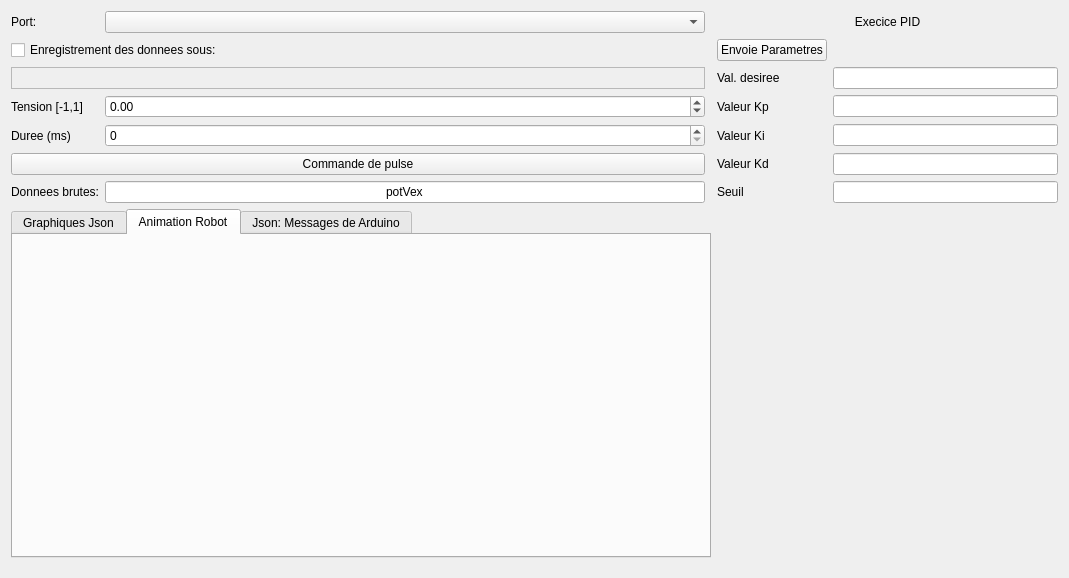
<?xml version="1.0" encoding="UTF-8"?>
<ui version="4.0">
 <class>MainWindow</class>
 <widget class="QMainWindow" name="MainWindow">
  <property name="geometry">
   <rect>
    <x>0</x>
    <y>0</y>
    <width>752</width>
    <height>578</height>
   </rect>
  </property>
  <property name="acceptDrops">
   <bool>false</bool>
  </property>
  <property name="windowTitle">
   <string>Interface Identification</string>
  </property>
  <widget class="QWidget" name="centralWidget">
   <layout class="QGridLayout" name="gridLayout">
    <item row="10" column="1">
     <widget class="QLineEdit" name="JsonKey">
      <property name="text">
       <string>potVex</string>
      </property>
      <property name="alignment">
       <set>Qt::AlignCenter</set>
      </property>
     </widget>
    </item>
    <item row="10" column="4">
     <widget class="QLabel" name="label_11">
      <property name="text">
       <string>Seuil</string>
      </property>
     </widget>
    </item>
    <item row="9" column="4">
     <widget class="QLabel" name="label_10">
      <property name="text">
       <string>Valeur Kd</string>
      </property>
     </widget>
    </item>
    <item row="8" column="5">
     <widget class="QLineEdit" name="lineEdit_Ki"/>
    </item>
    <item row="6" column="4">
     <widget class="QLabel" name="label_7">
      <property name="text">
       <string>Val. desiree</string>
      </property>
     </widget>
    </item>
    <item row="12" column="0" colspan="3">
     <widget class="QTabWidget" name="animTab">
      <property name="minimumSize">
       <size>
        <width>700</width>
        <height>0</height>
       </size>
      </property>
      <property name="currentIndex">
       <number>1</number>
      </property>
      <widget class="QWidget" name="tab">
       <attribute name="title">
        <string>Graphiques Json</string>
       </attribute>
       <widget class="QChartView" name="graph">
        <property name="geometry">
         <rect>
          <x>0</x>
          <y>0</y>
          <width>691</width>
          <height>241</height>
         </rect>
        </property>
       </widget>
      </widget>
      <widget class="QWidget" name="tab_2">
       <attribute name="title">
        <string>Animation Robot</string>
       </attribute>
      </widget>
      <widget class="QWidget" name="Json">
       <property name="whatsThis">
        <string>&lt;html&gt;&lt;head/&gt;&lt;body&gt;&lt;p&gt;json&lt;/p&gt;&lt;/body&gt;&lt;/html&gt;</string>
       </property>
       <attribute name="title">
        <string>Json: Messages de Arduino</string>
       </attribute>
       <widget class="QTextBrowser" name="textBrowser">
        <property name="geometry">
         <rect>
          <x>0</x>
          <y>0</y>
          <width>680</width>
          <height>231</height>
         </rect>
        </property>
        <property name="minimumSize">
         <size>
          <width>680</width>
          <height>0</height>
         </size>
        </property>
        <property name="maximumSize">
         <size>
          <width>206</width>
          <height>280</height>
         </size>
        </property>
        <property name="font">
         <font>
          <pointsize>9</pointsize>
         </font>
        </property>
       </widget>
      </widget>
     </widget>
    </item>
    <item row="6" column="5">
     <widget class="QLineEdit" name="lineEdit_DesVal"/>
    </item>
    <item row="7" column="0">
     <widget class="QLabel" name="label">
      <property name="text">
       <string>Tension [-1,1]</string>
      </property>
     </widget>
    </item>
    <item row="13" column="2">
     <widget class="Line" name="line">
      <property name="orientation">
       <enum>Qt::Horizontal</enum>
      </property>
     </widget>
    </item>
    <item row="7" column="5">
     <widget class="QLineEdit" name="lineEdit_Kp"/>
    </item>
    <item row="9" column="5">
     <widget class="QLineEdit" name="lineEdit_Kd"/>
    </item>
    <item row="9" column="0" colspan="2">
     <widget class="QPushButton" name="pulseButton">
      <property name="text">
       <string>Commande de pulse</string>
      </property>
     </widget>
    </item>
    <item row="8" column="0">
     <widget class="QLabel" name="label_2">
      <property name="text">
       <string>Duree (ms)</string>
      </property>
     </widget>
    </item>
    <item row="10" column="0">
     <widget class="QLabel" name="label_3">
      <property name="text">
       <string>Donnees brutes:</string>
      </property>
     </widget>
    </item>
    <item row="5" column="0" colspan="2">
     <widget class="QCheckBox" name="checkBox">
      <property name="text">
       <string>Enregistrement des donnees sous:</string>
      </property>
     </widget>
    </item>
    <item row="8" column="1">
     <widget class="QSpinBox" name="DurationBox">
      <property name="keyboardTracking">
       <bool>false</bool>
      </property>
      <property name="minimum">
       <number>0</number>
      </property>
      <property name="maximum">
       <number>5000</number>
      </property>
      <property name="singleStep">
       <number>25</number>
      </property>
     </widget>
    </item>
    <item row="4" column="1">
     <widget class="QComboBox" name="comboBoxPort"/>
    </item>
    <item row="7" column="1">
     <widget class="QDoubleSpinBox" name="PWMBox">
      <property name="minimum">
       <double>-1.000000000000000</double>
      </property>
      <property name="maximum">
       <double>1.000000000000000</double>
      </property>
      <property name="singleStep">
       <double>0.100000000000000</double>
      </property>
     </widget>
    </item>
    <item row="4" column="4" colspan="2">
     <widget class="QLabel" name="label_6">
      <property name="text">
       <string>Execice PID</string>
      </property>
      <property name="alignment">
       <set>Qt::AlignCenter</set>
      </property>
     </widget>
    </item>
    <item row="6" column="0" colspan="2">
     <widget class="QLabel" name="label_pathCSV">
      <property name="frameShape">
       <enum>QFrame::StyledPanel</enum>
      </property>
      <property name="text">
       <string/>
      </property>
      <property name="textFormat">
       <enum>Qt::AutoText</enum>
      </property>
     </widget>
    </item>
    <item row="4" column="0">
     <widget class="QLabel" name="label_5">
      <property name="text">
       <string>Port:</string>
      </property>
     </widget>
    </item>
    <item row="7" column="4">
     <widget class="QLabel" name="label_8">
      <property name="text">
       <string>Valeur Kp</string>
      </property>
     </widget>
    </item>
    <item row="5" column="4">
     <widget class="QPushButton" name="pushButton_Params">
      <property name="text">
       <string>Envoie Parametres</string>
      </property>
     </widget>
    </item>
    <item row="8" column="4">
     <widget class="QLabel" name="label_9">
      <property name="text">
       <string>Valeur Ki</string>
      </property>
     </widget>
    </item>
    <item row="10" column="5">
     <widget class="QLineEdit" name="lineEdit_Thresh">
      <property name="minimumSize">
       <size>
        <width>225</width>
        <height>0</height>
       </size>
      </property>
     </widget>
    </item>
   </layout>
  </widget>
 </widget>
 <layoutdefault spacing="6" margin="11"/>
 <customwidgets>
  <customwidget>
   <class>QChartView</class>
   <extends>QGraphicsView</extends>
   <header location="global">QtCharts</header>
  </customwidget>
 </customwidgets>
 <resources/>
 <connections/>
</ui>
